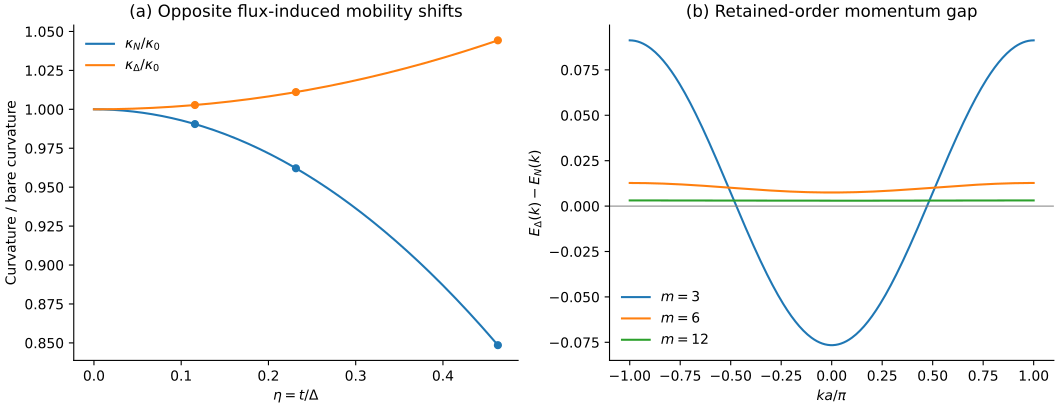

The script that drew this image:
"""Generate the paper's figures, tables and provenance from executed model results.

Run with the scientific Python environment; no supplier computation is repeated.
All continuous curves below are declared analytical retained-order expressions.
"""
from __future__ import annotations

import hashlib
import json
import platform
from pathlib import Path

import matplotlib
matplotlib.use("Agg")
import matplotlib.pyplot as plt
from matplotlib.backends.backend_pdf import PdfPages
import numpy as np

HERE = Path(__file__).resolve().parent
STEM = "journal_flux_axial_mobility"
DATE = "20261019"


def digest(path: Path) -> str:
    return hashlib.sha256(path.read_bytes()).hexdigest()


def table_macro(name: str, caption: str, label: str, columns: str,
                header: str, rows: list[str]) -> str:
    return ("\\newcommand{\\" + name + "}{%\n\\begin{table}[tbp]\n"
            "\\centering\\small\n\\caption{" + caption + "}\\label{" + label + "}\n"
            "\\begin{tabular}{" + columns + "}\\toprule\n" + header + "\\\\\n\\midrule\n"
            + "\\\\\n".join(rows) + "\\\\\n\\bottomrule\\end{tabular}\n\\end{table}\n}\n")


def main() -> None:
    carrier_path = HERE / "rich_journal_flux_carrier_20261019_result.json"
    band_path = HERE / "rich_journal_baryon_band_20261019_result.json"
    compact_path = HERE / "rich_journal_compact_hierarchy_20261019_result.json"
    carrier = json.loads(carrier_path.read_text())
    band = json.loads(band_path.read_text())
    compact = json.loads(compact_path.read_text())
    compact_rows = compact["comparisons"]
    canonical = sorted((r for r in carrier["rows"]
                        if r["loop_representation"] == "PW155_degree2" and r["I"] == .5),
                       key=lambda r: -r["mass_m"])
    delta_rows = {r["mass_m"]: r for r in carrier["rows"]
                  if r["loop_representation"] == "PW155_degree2" and r["I"] == 1.5}
    weak = next(r for r in canonical if r["mass_m"] == 3.)
    response = weak["inelastic_axial"]
    reference = response["matched_25_state_reference"]
    exterior = weak["canonical_degree3_exterior"]
    compact_weak = next(r for r in compact_rows if r["mass_m"] == 3.)
    compact_state = compact_weak["compact_N6"]
    nucleon_radius = float(np.sqrt(exterior["ground_state_H_exterior_norm2"]
                                   + weak["unprojected_H_eigen_residual"]**2))
    compact_radius = float(np.sqrt(compact_state["canonical_degree3_ground_exterior"]["H_exterior_norm2"]
                                   + compact_state["unprojected_H_eigen_residual"]**2))
    nucleon_radius_up = float(np.ceil(nucleon_radius*1e6)/1e6)
    compact_radius_up = float(np.ceil(compact_radius*1e6)/1e6)
    compact_gap_down = float(np.floor(compact_weak["compact_minus_separated"]*1e7)/1e7)
    rotor_inclusion = {
        "mass_m": 3.0,
        "meaning": "Numerical evaluation of sector-restricted full-local-rotor spectral inclusion; existence of compatible Gamma6 nucleon and I0 T1 six-quark eigenlevels, not global minima or adiabatic branch identification.",
        "formula": "dist(E,spectrum(h_sector)) <= sqrt(interior_residual^2 + exact_exterior_norm2)",
        "nucleon_center": weak["energy"], "compact_center": compact_state["energy"],
        "nucleon_interior_residual": weak["unprojected_H_eigen_residual"],
        "compact_interior_residual": compact_state["unprojected_H_eigen_residual"],
        "nucleon_exterior_norm2": exterior["ground_state_H_exterior_norm2"],
        "compact_exterior_norm2": compact_state["canonical_degree3_ground_exterior"]["H_exterior_norm2"],
        "nucleon_radius": nucleon_radius, "compact_radius": compact_radius,
        "nucleon_interval": [weak["energy"]-nucleon_radius, weak["energy"]+nucleon_radius],
        "compact_interval": [compact_state["energy"]-compact_radius, compact_state["energy"]+compact_radius],
        "hierarchy_margin": compact_weak["compact_minus_separated"]-compact_radius-2*nucleon_radius,
        "nucleon_radius_rounded_up": nucleon_radius_up,
        "compact_radius_rounded_up": compact_radius_up,
        "compact_gap_rounded_down": compact_gap_down,
        "rounded_hierarchy_margin": compact_gap_down-compact_radius_up-2*nucleon_radius_up,
        "numerical_status": "Floating-point residual norms with conservative decimal presentation; not directed interval arithmetic or a formally certified enclosure."}
    mass_rows = band["matched_mass_curve"]
    c_n = band["propagation"]["dimensionless_C_Omega2"]
    c_d = band["Delta_plus_propagation"]["dimensionless_C_Omega2"]
    eta = np.linspace(0, max(r["t_over_Delta"] for r in mass_rows), 250)
    x = eta**2 / 48
    ka = np.linspace(-np.pi, np.pi, 301)
    band_curves = [{"m": r["m"], "ka": ka.tolist(),
                    "gap_g2": (r["Delta_N_gap_k"]["constant"] +
                               r["Delta_N_gap_k"]["cos_ka_coefficient"]*np.cos(ka)).tolist()}
                   for r in mass_rows]
    moment_keys = ["inelastic_strength_mu0", "energy_weighted_mu1", "energy_squared_mu2"]
    excess = [100*(response[k]/reference[k]-1) for k in moment_keys]
    channels = exterior["exterior_response_by_field_channel"]
    channel_keys = ["three_loops_fundamental", "two_loops_degree2_plus1",
                    "single_loop_10_bar10", "single_loop_15_bar15"]
    provenance_names = {carrier_path.name, band_path.name, compact_path.name, Path(__file__).name,
                        "rich_journal_baryon_band_20261019.py"}
    provenance_names.update(carrier["source_sha256"])
    provenance_names.update(compact["source_sha256"])
    provenance = {name: digest(HERE/name) for name in sorted(provenance_names)}
    data = {"schema": 1, "description": "Source-bound scientific figure and table data",
            "state_semantics": "Source-connected Gamma6/Gamma8 three-quark and T1 six-quark carrier eigenbranches, not proved global ground states. Original supplier ground_* keys denote retained-branch or trial-state diagnostics.",
            "operator_semantics": "Canonical three- and six-quark rows and response/exterior moments use isolated local bouquets with spatial hopping suppressed: h=H_loc and h2=P2*h*P2. Compact/separated comparisons retain independent P2 regulators per cell. Transport rows use the spatial bouquet-tree hopping expansion.",
            "source_sha256": provenance,
            "carrier_recorded_source_sha256": carrier["source_sha256"],
            "compact_recorded_source_sha256": compact["source_sha256"],
            "runtime": {"python": platform.python_version(), "numpy": np.__version__,
                        "matplotlib": matplotlib.__version__},
            "canonical_nucleon_rows": canonical, "canonical_delta_rows": list(delta_rows.values()),
            "transport_rows": mass_rows,
            "compact_hierarchy_rows": compact_rows,
            "full_rotor_spectral_inclusion": rotor_inclusion,
            "analytical_curves": {"meaning": "Retained-order predictions, not new diagonalizations",
                "definitions": {"x": "eta^2/48", "kappa_N_over_bare": "1+C_N*Omega^2*x",
                    "kappa_D_over_bare": "1+C_D*Omega^2*x",
                    "gap": "stored constant + stored cos(ka) coefficient*cos(ka)",
                    "two_layer_axial": "10/9+5*Z0/9"},
                "eta": eta.tolist(), "x": x.tolist(),
                "kappa_N_over_bare": (1+c_n*x).tolist(),
                "kappa_D_over_bare": (1+c_d*x).tolist(),
                "curvature_contrast": ((c_d-c_n)*x).tolist(), "band_gaps": band_curves},
            "matched_response_percent_excess": dict(zip(moment_keys, excess)),
            "exterior_channel_percent": {k:100*channels[k]/sum(channels.values()) for k in channel_keys}}
    (HERE/f"{STEM}_data_{DATE}.json").write_text(json.dumps(data, indent=2)+"\n")
    plt.rcParams.update({"font.size": 10, "axes.spines.top": False,
                         "axes.spines.right": False, "pdf.fonttype": 42,
                         "figure.constrained_layout.use": True})
    with PdfPages(HERE/f"{STEM}_figures_{DATE}.pdf",
                  metadata={"Title": "Chromomagnetic flux, mobility and axial response", "Author": "Anonymous"}) as pdf:
        fig, axes = plt.subplots(1, 2, figsize=(10.6, 4.1))
        ax = axes[0]
        ax.plot(eta, 1+c_n*x, label=r"$\kappa_N/\kappa_0$")
        ax.plot(eta, 1+c_d*x, label=r"$\kappa_\Delta/\kappa_0$")
        for r in mass_rows:
            bare = 12*r["t_NR"]**3*r["a"]**2 / band["root"]["Delta"]**2
            for label, color in [("N", "C0"), ("Delta", "C1")]:
                ax.scatter(r["t_over_Delta"], r["bands"][label]["curvature"]/bare, color=color, s=24)
        ax.set(xlabel=r"$\eta=t/\Delta$", ylabel="Curvature / bare curvature", title="(a) Opposite flux-induced mobility shifts")
        ax.legend(frameon=False)
        ax = axes[1]
        for curve in band_curves:
            ax.plot(np.array(curve["ka"])/np.pi, curve["gap_g2"], label=f'$m={curve["m"]:g}$')
        ax.axhline(0, color=".5", lw=.7)
        ax.set(xlabel=r"$ka/\pi$", ylabel=r"$E_\Delta(k)-E_N(k)$", title="(b) Retained-order momentum gap")
        ax.legend(frameon=False)
        pdf.savefig(fig); plt.close(fig)
        fig, axes = plt.subplots(1, 2, figsize=(10.6, 4.1))
        z = np.linspace(.2, 1, 200)
        axes[0].plot(z, 10/9+5*z/9, color=".5", label="Vacuum / one-source law")
        for r in canonical:
            axes[0].scatter(r["vacuum_seed_overlap_Z0"], r["axial_neutral_tau3_sigma3"], s=38)
            axes[0].annotate(f'$m={r["mass_m"]:g}$', (r["vacuum_seed_overlap_Z0"], r["axial_neutral_tau3_sigma3"]), xytext=(4,-13), textcoords="offset points")
        axes[0].set(xlabel=r"Vacuum weight $Z_0$", ylabel=r"$g_A$", title="(a) Canonical two-source axial vertex")
        axes[0].legend(frameon=False, loc="upper left")
        axes[1].bar([r"$\mu_0$", r"$\mu_1$", r"$\mu_{2,P_2}$"], excess, color=["C0", "C1", "C2"])
        for j, value in enumerate(excess): axes[1].text(j, value+.35, f"{value:.2f}%", ha="center")
        axes[1].set(ylabel="Excess over E- and gA-matched reference (%)", ylim=(0,23), title=r"(b) Inelastic discrimination at $m=3$")
        pdf.savefig(fig); plt.close(fig)
        fig, axes = plt.subplots(1, 2, figsize=(10.6, 4.1))
        labels = ["Three fundamental loops", "Degree-two + fundamental", r"Single loop $10,\overline{10}$", r"Single loop $15,\overline{15}$"]
        percentages = [data["exterior_channel_percent"][k] for k in channel_keys]
        axes[0].barh(labels[::-1], percentages[::-1], color="C3")
        axes[0].set(xlabel="Share of exterior centered-response norm (%)", title=r"(a) Missing degree-three channels, $m=3$")
        axes[1].bar(["Degree 0", "Degree 1", "Degree 2"], exterior["ground_probability_by_total_representation_degree"], color="C0")
        axes[1].set(yscale="log", ylabel="Carrier-state probability", title="(b) Retained representation-degree weights")
        pdf.savefig(fig); plt.close(fig)
    tables = "% Generated from component JSONs; do not hand-edit numerical entries.\n"
    rows = [f'{r["m"]:g} & {r["t_over_Delta"]:.6f} & {r["bands"]["N"]["curvature"]:.9f} & {r["bands"]["Delta"]["curvature"]:.9f} & {r["Delta_N_gap_k"]["minimum"]:.9f}' for r in mass_rows]
    tables += table_macro("TransportTable", "Transport predictions at retained magnetic and hopping orders. All rows have $a=1$, $k_E=0.27$. The final column uses the leading magnetic rest energy.", "tab:transport", "rrrrr", r"$m$ & $t/\Delta$ & $\kappa_N$ & $\kappa_\Delta$ & $\min_k(E_\Delta-E_N)$", rows)
    rows = [f'{r["mass_m"]:g} & {r["energy"]:.9f} & {delta_rows[r["mass_m"]]["energy"]-r["energy"]:.9f} & {r["axial_neutral_tau3_sigma3"]:.9f} & {r["vacuum_seed_overlap_Z0"]:.9f} & {r["probability_law_defect"]:.9f}' for r in canonical]
    tables += table_macro("CanonicalTable", "Source-connected carrier levels and vertices of the canonical total-degree-two Galerkin Hamiltonian, with $a=1$, $k_E=0.27$. Energies are in the model's common energy units.", "tab:canonical", "rrrrrr", r"$m$ & $E_N$ & $E_\Delta-E_N$ & $g_A$ & $Z_0$ & $D_A$", rows)
    labels_mom = [r"$\mu_0$", r"$\mu_1$", r"$\mu_{2,P_2}$", r"$\mu_1/\mu_0$"]
    keys_mom = moment_keys + ["centroid_mu1_over_mu0"]
    rows = [f'{label} & {response[k]:.9f} & {reference[k]:.9f} & {100*(response[k]/reference[k]-1):+.3f}\\%' for label,k in zip(labels_mom,keys_mom)]
    tables += table_macro("ResponseTable", "Local neutral inelastic axial response at $m=3$ and $t=0$. The reference is fitted to both the canonical carrier energy and elastic axial vertex; both final-isospin sectors are included. The second moment is internal to $P_2$.", "tab:response", "lrrr", r"Observable & Canonical $P_2$ & Matched reference & Difference", rows)
    texlabels = ["Three fundamental loops", "Degree-two plus fundamental loop", r"Single $10,\overline{10}$ loop", r"Single $15,\overline{15}$ loop"]
    rows = [f'{label} & {channels[k]:.10f} & {data["exterior_channel_percent"][k]:.3f}\\%' for label,k in zip(texlabels,channel_keys)]
    tables += table_macro("ExteriorTable", "Exact exterior action of the untruncated local $h$ on the retained $m=3$ trial state at $t=0$: positive contributions to $\\|Q_2h(A-g_A)\\Psi_2\\|^2$. These are not spectral moments of an uncomputed full ground state.", "tab:exterior", "lrr", "Channel & Norm squared & Share", rows)
    rows = [f'{r["mass_m"]:g} & {r["compact_N6"]["energy"]:.10f} & {r["separated_pn_I0_T1_energy"]:.10f} & {r["compact_minus_separated"]:.10f} & {r["leading_compact_minus_separated"]:.10f}' for r in compact_rows]
    tables += table_macro("CompactTable", "Local compact six-quark channel versus two independent nucleons in the matched $I=0$, $T_1$, charge-one channel. Both occupied cells use the same canonical $P_2$ regulator; $a=1$, $k_E=0.27$. The leading column is $(28/3)g^2/\\Omega$, not a fitted penalty.", "tab:compact", "rrrrr", r"$m$ & $E_6$ & $2E_N$ & $E_6-2E_N$ & Leading", rows)
    for name, value, digits in [
            ("RotorNRadius", nucleon_radius, 12), ("RotorSixRadius", compact_radius, 12),
            ("RotorNRadiusUp", nucleon_radius_up, 6), ("RotorSixRadiusUp", compact_radius_up, 6),
            ("RotorCompactGapDown", compact_gap_down, 7),
            ("RotorNumericalMargin", rotor_inclusion["hierarchy_margin"], 10),
            ("RotorConservativeMargin", rotor_inclusion["rounded_hierarchy_margin"], 7)]:
        tables += "\\newcommand{\\" + name + "}{" + f"{value:.{digits}f}" + "}\n"
    (HERE/f"{STEM}_tables_{DATE}.tex").write_text(tables)
    print(json.dumps({"figure_pages": 3, "canonical_rows": len(canonical),
                      "transport_rows": len(mass_rows), "compact_rows": len(compact_rows),
                      "spectral_inclusion_margin": rotor_inclusion["rounded_hierarchy_margin"],
                      "source_sha256": provenance}, indent=2))


if __name__ == "__main__":
    main()
